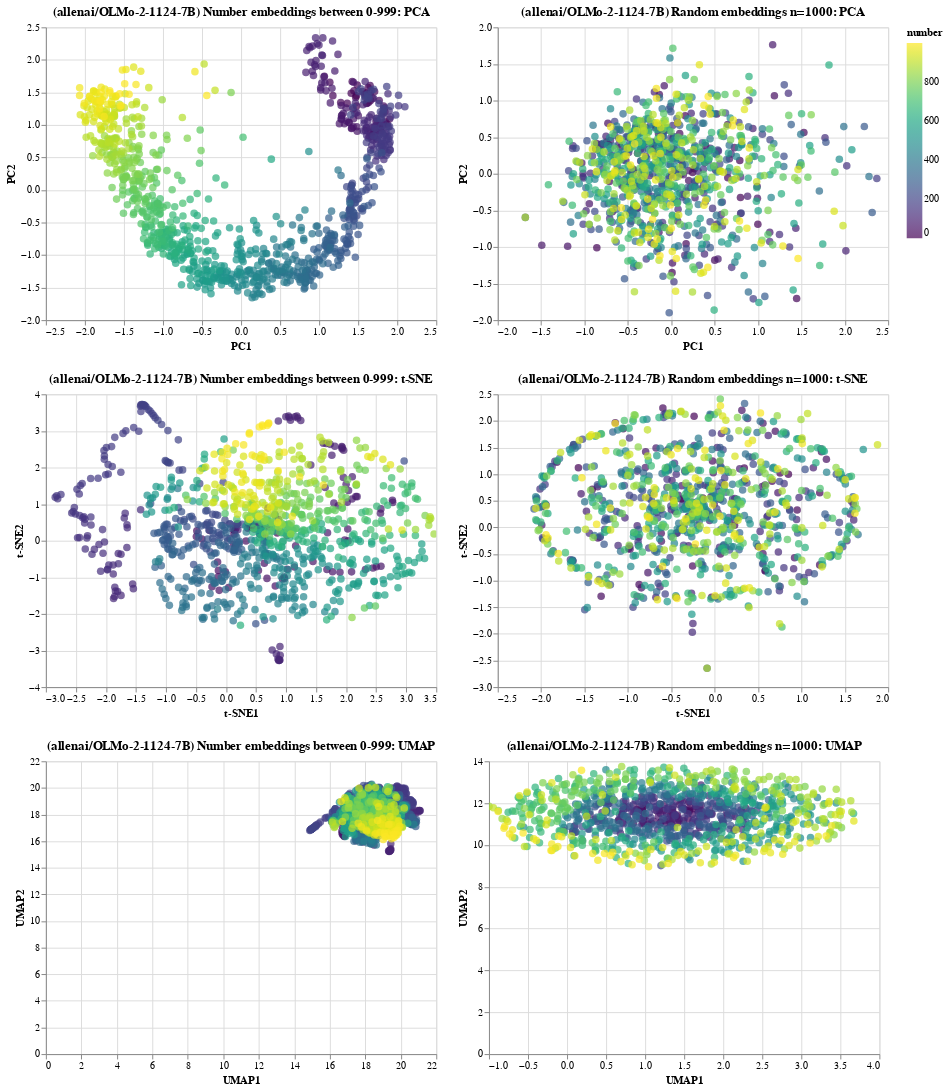

Notebook code cell kept with this figure:
### Code cell
plot_embeddings(model_id)

### Figure 1 — Vega-Lite specification as saved in the notebook (floating-point values rounded to 4 significant figures; data arrays with more than 128 entries replaced by an {"elided": "..."} marker saying what was removed)
{"config": {"view": {"continuousWidth": 300, "continuousHeight": 300}}, "vconcat": [{"hconcat": [{"data": {"name": "data-a453b8971cec39389f7572a56f107f5b"}, "mark": {"type": "circle", "size": 60}, "encoding": {"color": {"field": "number", "scale": {"scheme": "viridis"}, "type": "quantitative"}, "tooltip": [{"field": "number", "type": "quantitative"}, {"field": "PC1", "type": "quantitative"}, {"field": "PC2", "type": "quantitative"}], "x": {"field": "PC1", "type": "quantitative"}, "y": {"field": "PC2", "type": "quantitative"}}, "name": "view_1", "title": "(allenai/OLMo-2-1124-7B) Number embeddings between 0-999: PCA", "width": 400}, {"data": {"name": "data-ad01ba4961f735c54720c2968ec32a79"}, "mark": {"type": "circle", "size": 60}, "encoding": {"color": {"field": "number", "scale": {"scheme": "viridis"}, "type": "quantitative"}, "tooltip": [{"field": "number", "type": "quantitative"}, {"field": "PC1", "type": "quantitative"}, {"field": "PC2", "type": "quantitative"}], "x": {"field": "PC1", "type": "quantitative"}, "y": {"field": "PC2", "type": "quantitative"}}, "name": "view_2", "title": "(allenai/OLMo-2-1124-7B) Random embeddings n=1000: PCA", "width": 400}]}, {"hconcat": [{"data": {"name": "data-6eb78d844fbcf72957276eceb60c96d3"}, "mark": {"type": "circle", "size": 60}, "encoding": {"color": {"field": "number", "scale": {"scheme": "viridis"}, "type": "quantitative"}, "tooltip": [{"field": "number", "type": "quantitative"}, {"field": "t-SNE1", "type": "quantitative"}, {"field": "t-SNE2", "type": "quantitative"}], "x": {"field": "t-SNE1", "type": "quantitative"}, "y": {"field": "t-SNE2", "type": "quantitative"}}, "name": "view_3", "title": "(allenai/OLMo-2-1124-7B) Number embeddings between 0-999: t-SNE", "width": 400}, {"data": {"name": "data-091f33aa9633cf3e4f4b46c01ff1d5a8"}, "mark": {"type": "circle", "size": 60}, "encoding": {"color": {"field": "number", "scale": {"scheme": "viridis"}, "type": "quantitative"}, "tooltip": [{"field": "number", "type": "quantitative"}, {"field": "t-SNE1", "type": "quantitative"}, {"field": "t-SNE2", "type": "quantitative"}], "x": {"field": "t-SNE1", "type": "quantitative"}, "y": {"field": "t-SNE2", "type": "quantitative"}}, "name": "view_4", "title": "(allenai/OLMo-2-1124-7B) Random embeddings n=1000: t-SNE", "width": 400}]}, {"hconcat": [{"data": {"name": "data-f1345baa25eae6d78d726386ff09b28b"}, "mark": {"type": "circle", "size": 60}, "encoding": {"color": {"field": "number", "scale": {"scheme": "viridis"}, "type": "quantitative"}, "tooltip": [{"field": "number", "type": "quantitative"}, {"field": "UMAP1", "type": "quantitative"}, {"field": "UMAP2", "type": "quantitative"}], "x": {"field": "UMAP1", "type": "quantitative"}, "y": {"field": "UMAP2", "type": "quantitative"}}, "name": "view_5", "title": "(allenai/OLMo-2-1124-7B) Number embeddings between 0-999: UMAP", "width": 400}, {"data": {"name": "data-c6d09c31457578a65b1a1bddbe3bf4e0"}, "mark": {"type": "circle", "size": 60}, "encoding": {"color": {"field": "number", "scale": {"scheme": "viridis"}, "type": "quantitative"}, "tooltip": [{"field": "number", "type": "quantitative"}, {"field": "UMAP1", "type": "quantitative"}, {"field": "UMAP2", "type": "quantitative"}], "x": {"field": "UMAP1", "type": "quantitative"}, "y": {"field": "UMAP2", "type": "quantitative"}}, "name": "view_6", "title": "(allenai/OLMo-2-1124-7B) Random embeddings n=1000: UMAP", "width": 400}]}], "params": [{"name": "param_1", "select": {"type": "interval", "encodings": ["x", "y"]}, "bind": "scales", "views": ["view_1"]}, {"name": "param_2", "select": {"type": "interval", "encodings": ["x", "y"]}, "bind": "scales", "views": ["view_2"]}, {"name": "param_3", "select": {"type": "interval", "encodings": ["x", "y"]}, "bind": "scales", "views": ["view_3"]}, {"name": "param_4", "select": {"type": "interval", "encodings": ["x", "y"]}, "bind": "scales", "views": ["view_4"]}, {"name": "param_5", "select": {"type": "interval", "encodings": ["x", "y"]}, "bind": "scales", "views": ["view_5"]}, {"name": "param_6", "select": {"type": "interval", "encodings": ["x", "y"]}, "bind": "scales", "views": ["view_6"]}], "$schema": "https://vega.github.io/schema/vega-lite/v5.20.1.json", "datasets": {"data-a453b8971cec39389f7572a56f107f5b": {"elided": "1000 records"}, "data-ad01ba4961f735c54720c2968ec32a79": {"elided": "1000 records"}, "data-6eb78d844fbcf72957276eceb60c96d3": {"elided": "1000 records"}, "data-091f33aa9633cf3e4f4b46c01ff1d5a8": {"elided": "1000 records"}, "data-f1345baa25eae6d78d726386ff09b28b": {"elided": "1000 records"}, "data-c6d09c31457578a65b1a1bddbe3bf4e0": {"elided": "1000 records"}}}
